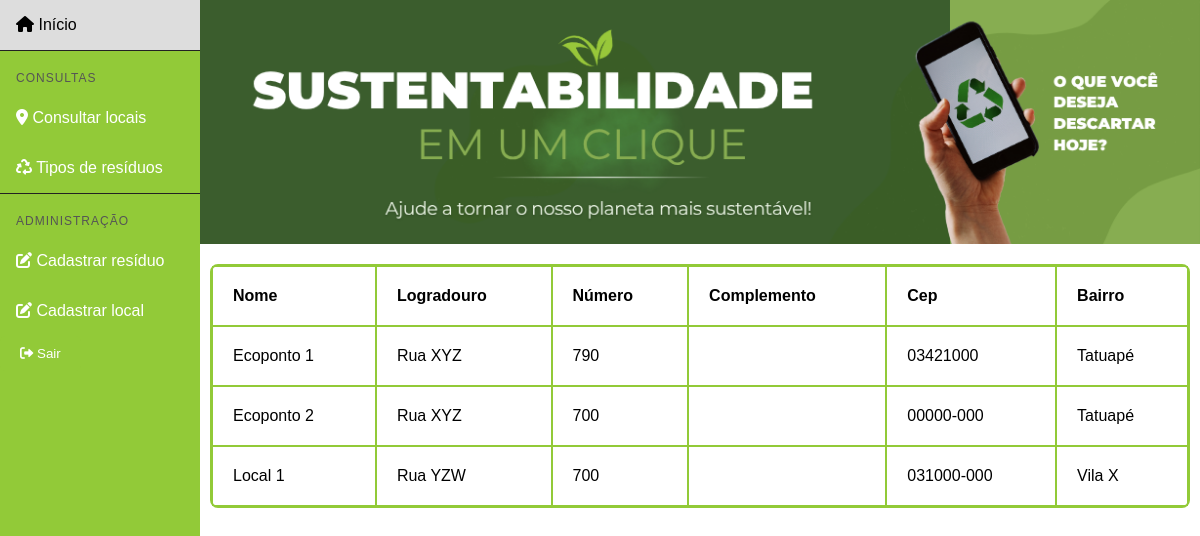
Screenshot of /locais/consultar/ (signed in) with the database file from the repository.
### locais/models.py (models this page shows, shortened)
class Local(models.Model):
    id_local = models.AutoField(primary_key=True)
    nome = models.TextField()
    cep = models.TextField()
    logradouro = models.TextField()
    numero = models.IntegerField()
    complemento = models.TextField(blank=True, null=True)
    bairro = models.TextField()
    site = models.TextField(blank=True, null=True)
    horario = models.TextField()
    telefone = models.TextField()
    id_cidade = models.ForeignKey(
        Cidade,
        on_delete=models.CASCADE,
        db_column='id_cidade'
    )

### locais/views.py (the view)
# urls.py: path('locais/consultar/', views.consultar_locais, name='consultar_locais'),
def consultar_locais(request):
    locais = Local.objects.all().order_by('nome')
    return render(request, 'consultar_locais.html', {'locais': locais})

### locais/templates/consultar_locais.html (shortened to what this page needs)
{% load static %}
<!DOCTYPE html>
<html lang="pt-br">
<head>
    <link rel="stylesheet" href="{% static 'css/estilo.css' %}">
     <link rel="stylesheet" href="https://cdnjs.cloudflare.com/ajax/libs/font-awesome/6.0.0/css/all.min.css">
  </head>
<body>
<div class="sidenav">
    <a href="/"><i class="fa-solid fa-house"></i> Início</a>
<div class="sidenav-section-title">Consultas</div>
    <a href="{% url 'consultar_locais' %}"><i class="fa-solid fa-location-dot"></i> Consultar locais</a>
    <a href="{% url 'consultar_residuo' %}"><i class="fa-solid fa-recycle"></i> Tipos de resíduos</a>
    <div class="sidenav-section-title">Administração</div>
    <a href="{% url 'cadastrar_residuo' %}"><i class="fa-solid fa-pen-to-square"></i> Cadastrar resíduo</a>
    <a href="{% url 'cadastrar_local' %}"><i class="fa-solid fa-pen-to-square"></i> Cadastrar local</a>
    {% if user.is_authenticated %}
    <form action="{% url 'logout' %}" method="post" style="display: inline;">
        <button type="submit" class="btn-reset">
            <i class="fa-solid fa-right-from-bracket"></i> Sair
        </button>
    </form>
    {% endif %}
</div>
<div class="content">
      <header>
        <img src="{% static 'img/logotipo.png' %}" class="logo">
    </header>
<div class="content-tabela">
    <table class="tabela-consulta">
  <tr>
    <th>Nome</th>
    <th>Logradouro</th>
    <th>Número</th>
    <th>Complemento</th>
    <th>Cep</th>
    <th>Bairro</th>
  </tr>
    {% for local in locais %}
      <tr>
        <td>
          {{ local.nome }}
        </td>
                <td>
          {{ local.logradouro }}
        </td>
                <td>
          {{ local.numero }}
        </td>
                <td>
        </td>
                <td>
          {{ local.cep }}
        </td>
                <td>
          {{ local.bairro }}
        </td>
      </tr>
   {% endfor %}
    </table>
</div>
</div>
</body>
</html>

### static/css/estilo.css (style rules this page uses)
* { box-sizing: border-box; }
body { margin: 0; font-family: Arial, Helvetica, sans-serif; }
.sidenav { height: 100%; width: 200px; position: fixed; z-index: 1; top: 0; left: 0; background-color: #92CA38; overflow-x: hidden; }
.sidenav a { color: white; padding: 16px; text-decoration: none; display: block; }
.content { margin-left: 200px; width: fit-content; display: inline-block; text-align: left; }
.content-tabela { display: flex; width: 100%; justify-content: center; padding-left: 10px; padding-right: 10px; }
img.logo { max-width: 100%; height: auto; display: block; }
.sidenav-section-title { color: #555; font-size: 0.75rem; text-transform: uppercase; letter-spacing: 1px; padding: 20px 16px 8px 16px; border-top: 1px solid #222; }
button, .btn-reset { background-color: #92ca38; color: white; padding: 10px 20px; border: none; border-radius: 5px; cursor: pointer; text-decoration: none; display: inline-block; transition: background-color 0.3s; }
table { width: 100%; margin: 20px 0; border-collapse: collapse; margin-left: auto; margin-right: auto; }
form { width: 100%; }
table.tabela-consulta { border: 2px solid #92ca38; margin: 20px 0; width: 100%; border-collapse: separate; border-spacing: 0; border-radius: 8px; }
table.tabela-consulta th, .tabela-consulta td { border: 1px solid #92ca38; padding: 20px; text-align: left; }

### rows the page displays
Local: nome "Ecoponto 1", logradouro "Rua XYZ", numero "790", cep "03421000", bairro "Tatuapé"
Local: nome "Ecoponto 2", logradouro "Rua XYZ", numero "700", cep "00000-000", bairro "Tatuapé"
Local: nome "Local 1", logradouro "Rua YZW", numero "700", cep "031000-000", bairro "Vila X"
